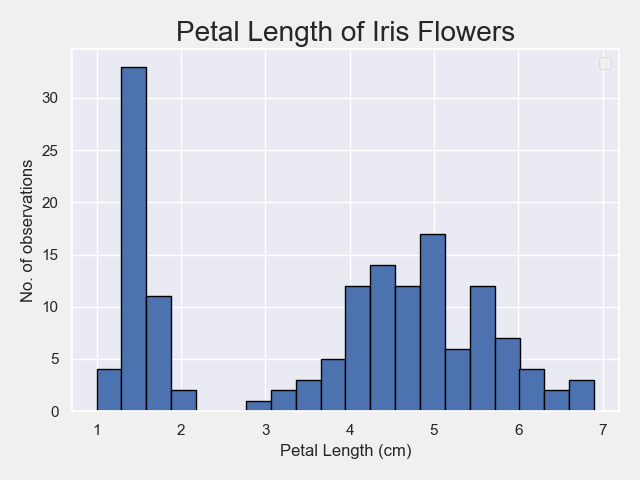

Python code for this plot:
# Peter Finnerty - Project Part 3(iii)
# Draft code for histogram of PETAL LENGTH (all 3 species) 

# Q. Have the script save a histogram of each variable to png files.
#------------------------------------------------------------------------------
import matplotlib.pyplot as plt
import pandas as pd
import numpy as np

df = pd.read_csv('IrisDataset.csv')

# Create hist with bin measures set to bins list.
bins = [0.75, 1, 1.25, 1.5, 1.75, 2, 2.25, 2.5, 2.75, 3, 3.25, 3.5, 3.75, 4, 
4.25, 4.5, 4.75, 5, 5.25, 5.5, 5.75, 6, 6.25, 6.5, 6.75, 7, 7.25, 7.5]
plt.hist(df["petal_length"], bins = bins, edgecolor='black')
# Set the histrogram style.
plt.style.use('fivethirtyeight')

# Format the histogram as appropriate.
plt.title("Petal Length of Iris Flowers")
plt.xlabel('Petal Length (cm)')
plt.ylabel('No. of observations')
plt.tight_layout()
plt.legend()
# Mark out a median value line.
# median_PL = 4.35
# color = '#fc4f30'
# plt.axvline(median_PL, color=color, label='Median Petal Length', linewidth=2.5)
plt.savefig("Hpetal_length.png")
plt.clf
plt.show()

#-------------------------------------------------------------------------------

# Creating box plot.
import seaborn as sns
sns.set_style("whitegrid")
sns.boxplot(x = 'species', y = 'petal_length', hue='species', sym='c+', data = df)
plt.title("Iris flowers: Box Plot of Petal Length")
plt.show()

# Creating a violin plot.
sns.set_style("whitegrid")
sns.violinplot(x = "species", y = "petal_length", hue='species', size = 8, data = df)
plt.title("Iris flowers: Violin Plot of Petal Length")
plt.show()

# Compute and plot PDF of petal_length:
# Reference: https://www.appliedaicourse.com/course/11/Applied-Machine-learning-course
counts, bin_edges = np.histogram(df['petal_length'], bins = 10, density = True)
pdf = counts / (sum(counts) )
# Plotting the CDF using the cumulative sum function of Numpy.
cdf = np.cumsum(pdf)
plt.plot(bin_edges[1:], pdf)
plt.plot(bin_edges[1:], cdf)
plt.title("Petal Length PDF and CDF")
plt.show()

# Calculate the Median Absolute Deviation
from statsmodels import robust
print(robust.mad(df["petal_length"]) )

#-----------------------------------------------------------------------------
# To do: 
# 1. Create separate histogram for each variable OF EACH SPECIES?
# 2. Format the hists in respect of the 'bars' (no spaces, correct bar allignment etc).
# 3. Set pd.read function to read from file in local machine.
# 4. Add extra functionality and double check requirements.